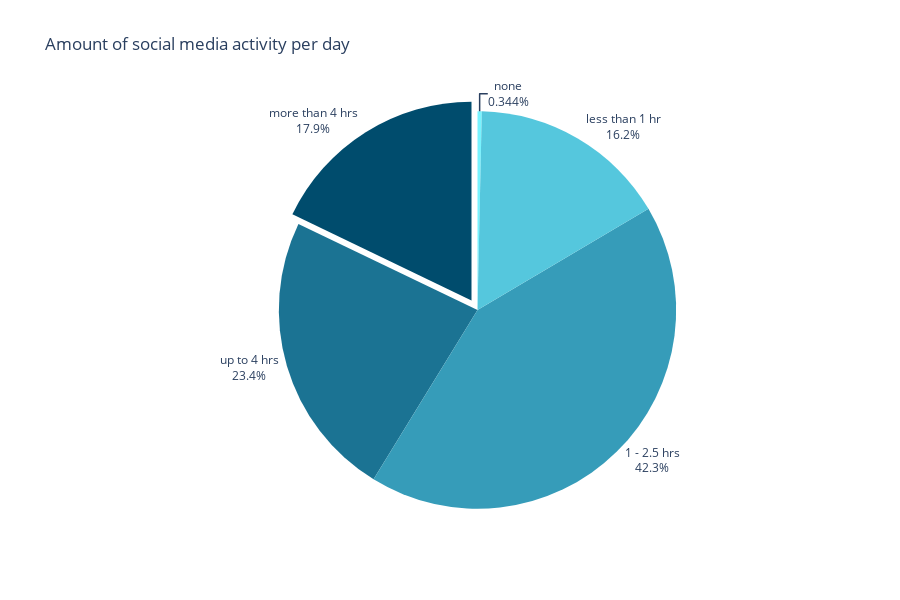
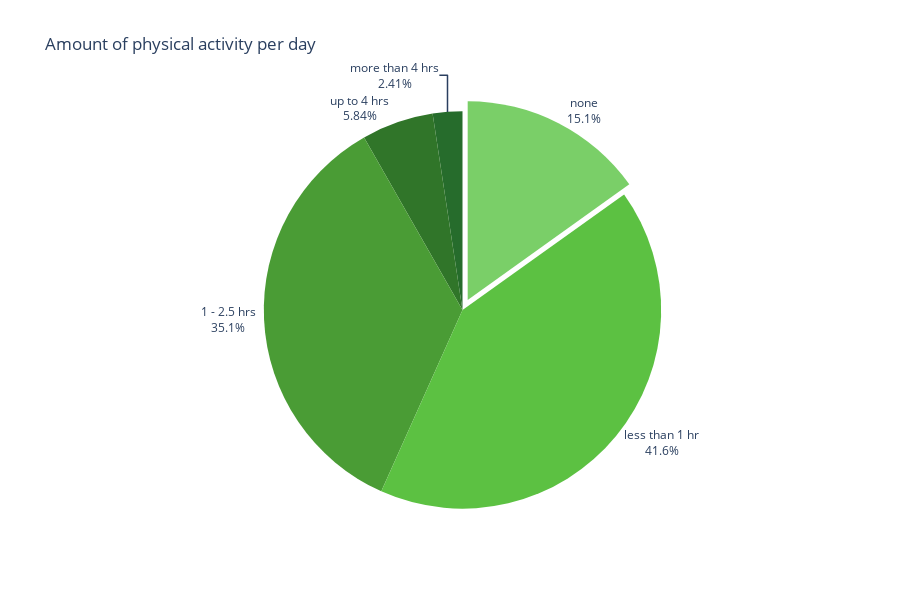

The notebook cell saved with these charts, in order:
### Markdown cell above
A big problem with social media is that on the platforms the users will compare their lives to others, which can lead to low self-esteem, depression and anxiety. By creating such an environment, where individuals are constantly exposed to other people’s lives, the social media users can develop feelings of dissatisfaction with their own lives. As seen in the ‘Very often’ boxplot, all mental health conditions have a relatively max score. So the people who spend a lot of time using social media experience more mental health problems.

### Code cell
n = df1['How much time do you spend on social media in a day?'].str.contains('none').sum()
l = df1['How much time do you spend on social media in a day?'].str.contains('less than 1 hr').sum()
hr = df1['How much time do you spend on social media in a day?'].str.contains('1 - 2.5 hrs').sum()
up = df1['How much time do you spend on social media in a day?'].str.contains('upto 4 hrs').sum()
mr = df1['How much time do you spend on social media in a day?'].str.contains('more than 4 hrs').sum()

list = [n, mr, up, hr, l]

trace = go.Pie(
    labels = ['none', 'more than 4 hrs', 'up to 4 hrs', '1 - 2.5 hrs', 'less than 1 hr'],
    values = list,
    sort = False
)

fig4 = go.Figure(trace)

fig4.update_layout(height = 600)
fig4.update_layout(showlegend = False)
fig4.update_traces(marker = dict(colors = ['#78f4ff', '#004c6d', '#1b7393', '#369cb9', '#55c7dd']))
fig4.update_traces(textposition = 'outside', textinfo='percent + label')
fig4.update_layout(title = 'Amount of social media activity per day')
fig4.update_traces(pull = [0, 0.057, 0, 0, 0])

fig4.show()

n2 = df1['How much time do you spend on physical activities in a day?'].str.contains('none').sum()
l2 = df1['How much time do you spend on physical activities in a day?'].str.contains('less than 1 hr').sum()
hr2 = df1['How much time do you spend on physical activities in a day?'].str.contains('1 - 2.5 hrs').sum()
up2 = df1['How much time do you spend on physical activities in a day?'].str.contains('upto 4 hrs').sum()
mr2 = df1['How much time do you spend on physical activities in a day?'].str.contains('more than 4 hrs').sum()

list = [n2, mr2, up2, hr2, l2]

trace = go.Pie(
    labels = ['none', 'more than 4 hrs', 'up to 4 hrs', '1 - 2.5 hrs', 'less than 1 hr'],
    values = list,
    sort = False
)

fig5 = go.Figure(trace)

fig5.update_layout(height = 600)
fig5.update_layout(showlegend = False)
fig5.update_traces(marker = dict(colors = ['#7ACF68', '#266C2C', '#307529', '#4A9C35', '#5CC142']))
fig5.update_traces(textposition = 'outside', textinfo='percent + label')
fig5.update_layout(title = 'Amount of physical activity per day')
fig5.update_traces(pull = [0.057, 0, 0, 0, 0])

fig5.show()

### Figure 1 — Plotly figure (JSON) as saved in the notebook; plotly's stock layout.template omitted (floating-point values rounded to 4 significant figures)
{"data": [{"labels": ["none", "more than 4 hrs", "up to 4 hrs", "1 - 2.5 hrs", "less than 1 hr"], "marker": {"colors": ["#78f4ff", "#004c6d", "#1b7393", "#369cb9", "#55c7dd"]}, "pull": [0, 0.057, 0, 0, 0], "sort": false, "textinfo": "percent+label", "textposition": "outside", "type": "pie", "values": [1, 52, 68, 123, 47]}], "layout": {"height": 600, "showlegend": false, "title": {"text": "Amount of social media activity per day"}}}

### Figure 2 — Plotly figure (JSON) as saved in the notebook; plotly's stock layout.template omitted (floating-point values rounded to 4 significant figures)
{"data": [{"labels": ["none", "more than 4 hrs", "up to 4 hrs", "1 - 2.5 hrs", "less than 1 hr"], "marker": {"colors": ["#7ACF68", "#266C2C", "#307529", "#4A9C35", "#5CC142"]}, "pull": [0.057, 0, 0, 0, 0], "sort": false, "textinfo": "percent+label", "textposition": "outside", "type": "pie", "values": [44, 7, 17, 102, 121]}], "layout": {"height": 600, "showlegend": false, "title": {"text": "Amount of physical activity per day"}}}
